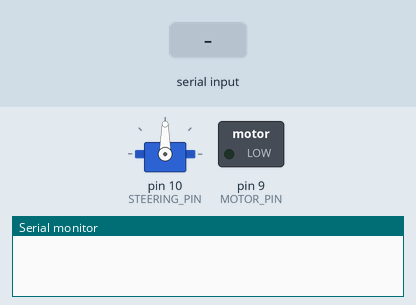
Simulated run of this sketch. Board: Arduino Uno, built with avr-gcc and run on an emulated ATmega328P. Shown: servo, switched loads named in the sketch (green lamp = pin HIGH), the last lines printed to the serial monitor. Inputs (shaded band) come from the test bench.

Above: at 1.2 s.
1.3 s: "STEER:\n" received over Serial
At 3.4 s:
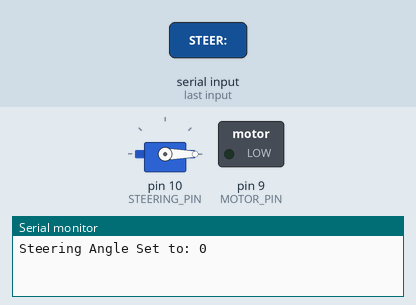
3.7 s: "PWM:90\n" received over Serial
At 4.0 s:
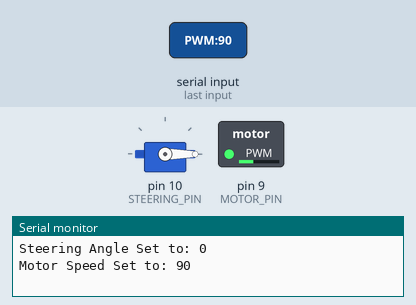
5.2 s: "STEER:90\n" received over Serial
At 6.5 s:
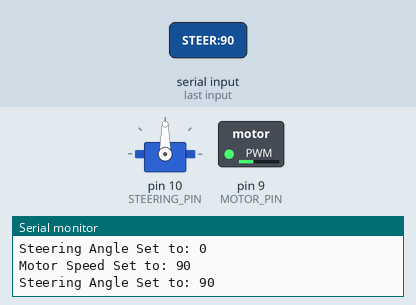
7.6 s: "STEER:,45\n" received over Serial
At 8.07 s:
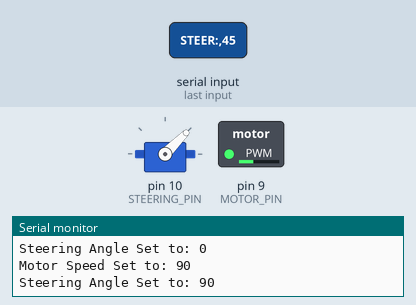
Timing chart, 0 to 10.6 s (numbered marks = the images above; inputs shaded):
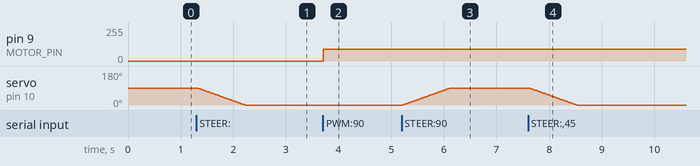

Measured:
- after the input at 1.3 s, servo on pin 10 (STEERING_PIN): moves from 90° to 0° over 0.91 s, starting at once
- after the input at 3.7 s, pin 9 (MOTOR_PIN): 0/255 → 90/255 at once
- after the input at 5.2 s, servo on pin 10 (STEERING_PIN): moves from 0° to 90° over 0.91 s, starting at once
- after the input at 7.6 s, servo on pin 10 (STEERING_PIN): moves from 90° to 0° over 0.91 s, starting at once

The sketch:

steering_sweep_test.ino
```cpp
#include <Servo.h>

#define MOTOR_PIN 9  // PWM pin for motor speed
#define STEERING_PIN 10 // Servo pin for steering

Servo steeringServo;
int motorSpeed = 0;
int steeringAngle = 90; // Default straight position
int currentSteeringAngle = 90; // Track the current servo position

void setup() {
    Serial.begin(9600);
    steeringServo.attach(STEERING_PIN);
    pinMode(MOTOR_PIN, OUTPUT);
    analogWrite(MOTOR_PIN, motorSpeed); // Start with motor off
    steeringServo.write(steeringAngle); // Center the steering
}

void sweepSteering(int targetAngle) {
    if (targetAngle > currentSteeringAngle) {
        for (int angle = currentSteeringAngle; angle <= targetAngle; angle++) {
            steeringServo.write(angle);
            delay(10); // Adjust for smoother movement
        }
    } else {
        for (int angle = currentSteeringAngle; angle >= targetAngle; angle--) {
            steeringServo.write(angle);
            delay(10); // Adjust for smoother movement
        }
    }
    currentSteeringAngle = targetAngle;
}

void loop() {
    if (Serial.available()) {
        String command = Serial.readStringUntil('\n');
        command.trim();

        if (command.startsWith("PWM:")) {
            motorSpeed = command.substring(4).toInt();
            analogWrite(MOTOR_PIN, motorSpeed);
            Serial.print("Motor Speed Set to: ");
            Serial.println(motorSpeed);
        }
        else if (command.startsWith("STEER:")) {
            int targetAngle = command.substring(6).toInt();
            sweepSteering(targetAngle);
            Serial.print("Steering Angle Set to: ");
            Serial.println(targetAngle);
        }
    }
}
```
